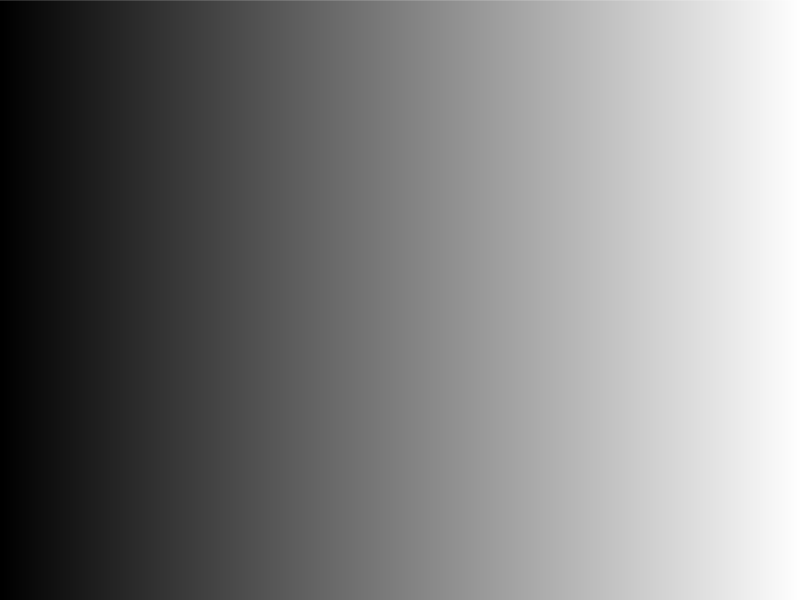
Frame 1 (no input)
Frame 60 (the mouse pressed at the canvas centre just before this capture): identical to frame 1, image omitted
Frame 120 (the mouse held since frame 60 and released just before this capture): identical to frame 1, image omitted

The Processing sketch that drew this single still picture (run headless with seeded random() and noise(); from frame 60 on, the mouse is pressed at the canvas centre):

// Processing sketch: Lesson06
// ── Lesson06.pde
// Lesson 06 "Gray Scale"
//    control flow 1 : interation (while)

void setup() {
  size(800, 600);
  noStroke();
}

void draw() {
  background(255);
  
  int i = 0;
  while (i<800) {
    stroke(255.0/800*i);
    line(i, 0, i, 600);
    i++; // increment the counter
  }
}
